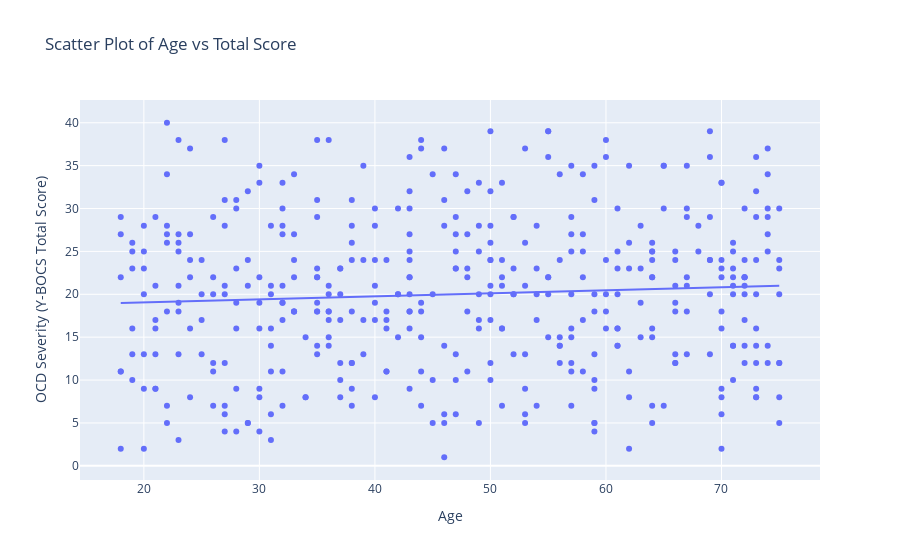

Notebook source saved alongside this figure:
### Markdown cell above
Below, we try to evaluate the corelation between Age and Total_Score.

### Code cell
# Calculate the Pearson correlation coefficient
correlation_coefficient = filtered_df['Age'].corr(filtered_df['Total_Score'])
print(f'Pearson correlation coefficient between Age and Total_Score: {correlation_coefficient:.2f}')

# Create a scatter plot to show the relationship
fig1 = px.scatter(filtered_df, x='Age', y='Total_Score', 
                 title='Scatter Plot of Age vs Total Score',
                 labels={'Age': 'Age', 'Total_Score': 'OCD Severity (Y-BOCS Total Score)'},
                 trendline='ols')  # Add a trendline to visualize the linear relationship

# Show the figure
fig1.show()

### Figure 1 — Plotly figure (JSON) as saved in the notebook; plotly's stock layout.template omitted (floating-point values rounded to 4 significant figures; data arrays with more than 128 entries replaced by an {"elided": "..."} marker saying what was removed)
{"data": [{"hovertemplate": "Age=%{x}<br>OCD Severity (Y-BOCS Total Score)=%{y}<extra></extra>", "legendgroup": "", "marker": {"color": "#636efa", "symbol": "circle"}, "mode": "markers", "name": "", "orientation": "v", "showlegend": false, "type": "scatter", "x": {"elided": "419 int values"}, "xaxis": "x", "y": {"elided": "419 int values"}, "yaxis": "y"}, {"hovertemplate": "<b>OLS trendline</b><br>Total_Score = 0.0351957 * Age + 18.3636<br>R<sup>2</sup>=0.004480<br><br>Age=%{x}<br>OCD Severity (Y-BOCS Total Score)=%{y} <b>(trend)</b><extra></extra>", "legendgroup": "", "marker": {"color": "#636efa", "symbol": "circle"}, "mode": "lines", "name": "", "showlegend": false, "type": "scatter", "x": {"elided": "419 int values"}, "xaxis": "x", "y": {"elided": "419 float values"}, "yaxis": "y"}], "layout": {"legend": {"tracegroupgap": 0}, "title": {"text": "Scatter Plot of Age vs Total Score"}, "xaxis": {"anchor": "y", "domain": [0, 1], "title": {"text": "Age"}}, "yaxis": {"anchor": "x", "domain": [0, 1], "title": {"text": "OCD Severity (Y-BOCS Total Score)"}}}}
